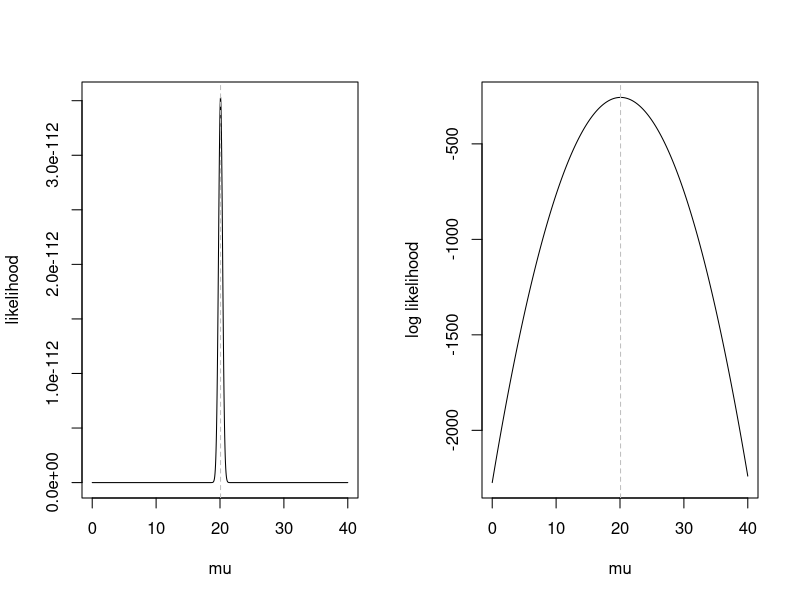
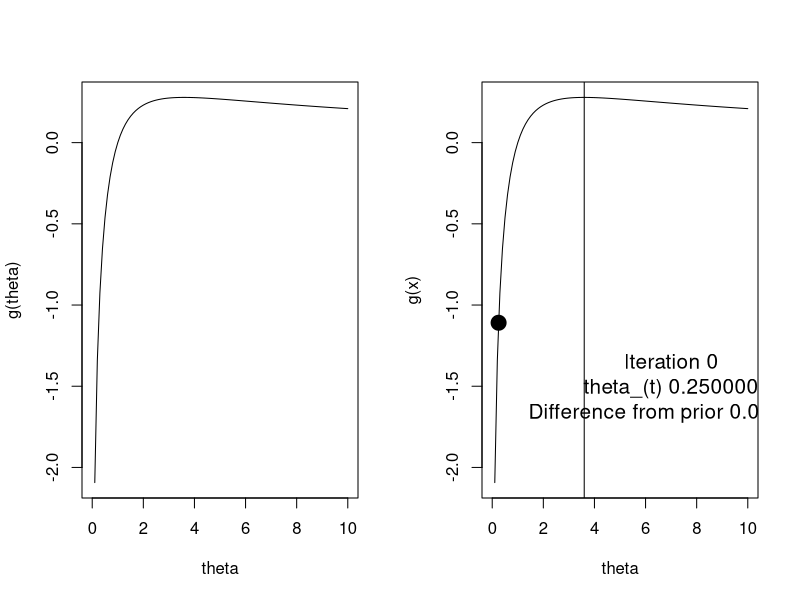
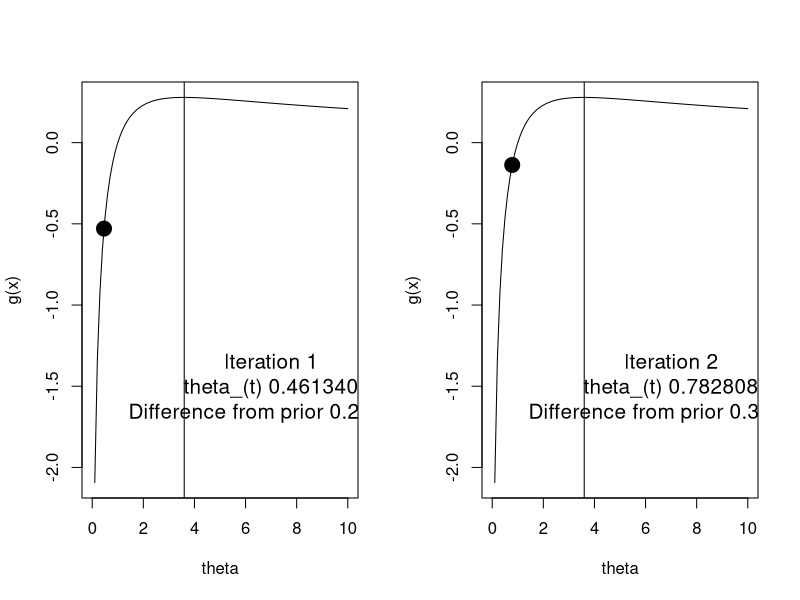
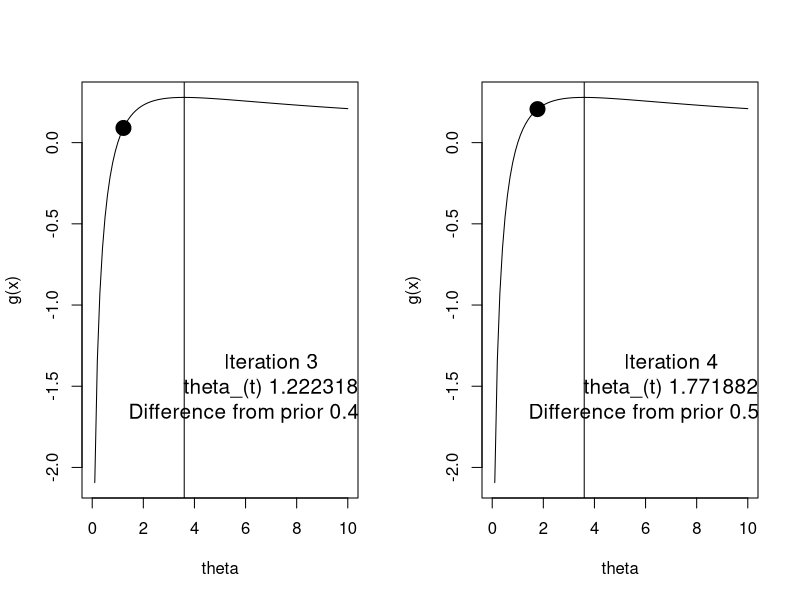
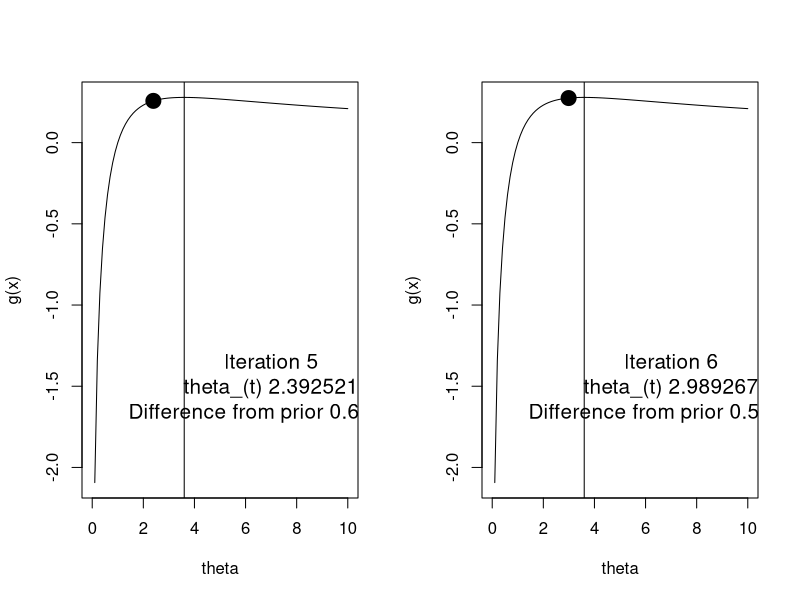
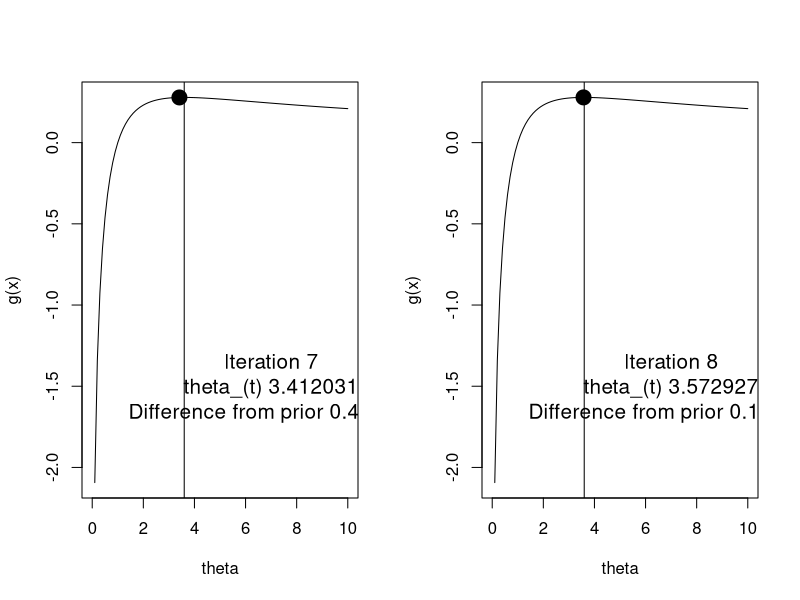
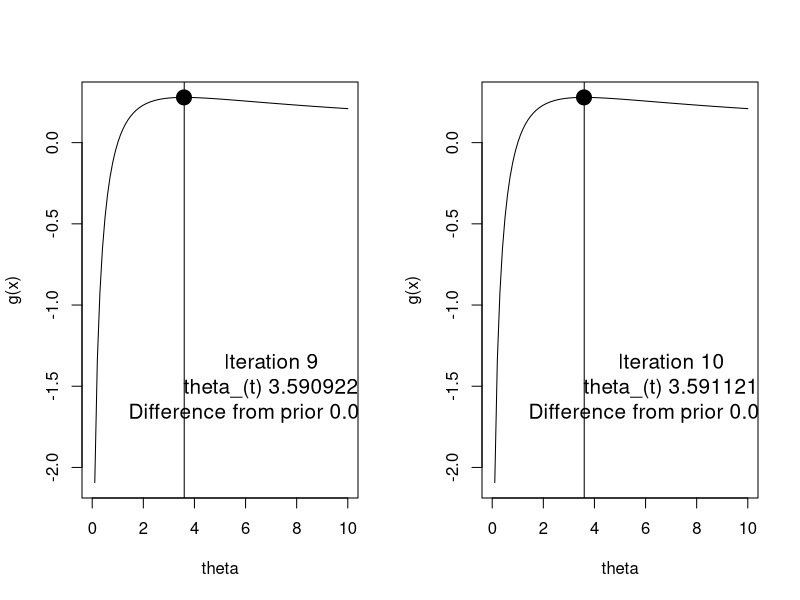
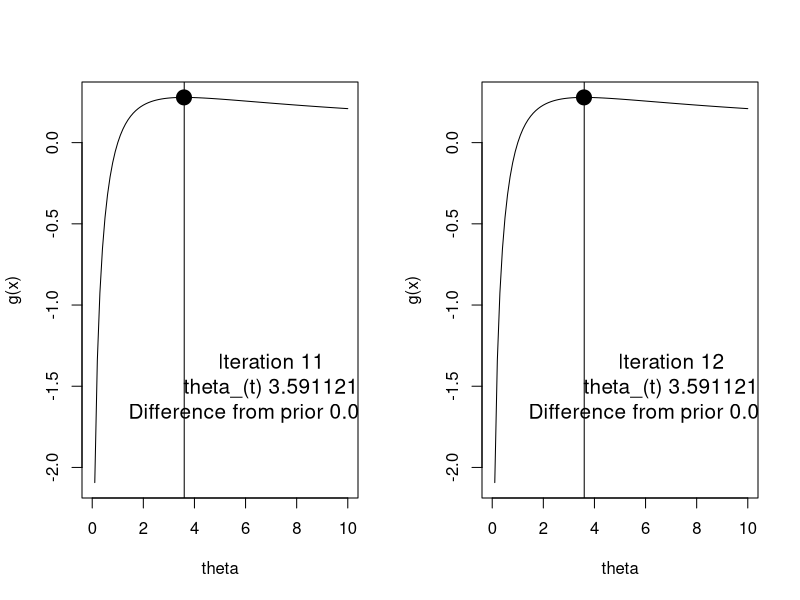

Recreate these plots in R, in order.
## ---- chunk 1
knitr::opts_chunk$set(echo = TRUE)
## ---- chunk 2
# set simulation parameters
mu = 20 
sigma2 = 10
n = 100

# generate random normally distributed samples
y = rnorm(n, mu, sd = sqrt(sigma2))

# define the likelihood function with respect to mu
lik = function(mu, sigma2, y){
 res = rep(NA, length(mu))
 for(i in 1:length(res)) res[i] = prod(dnorm(y, mu[i], sqrt(sigma2))) 
 res
}

# define the log-likelihood function with respect to mu
loglik = function(mu, sigma2, y){
 res = rep(NA, length(mu))
 for(i in 1:length(res)) res[i] = sum(dnorm(y, mu[i], sqrt(sigma2), log = T))
 res
}


# range of mu to plot over
range = seq(0, 40,,1000)

# arrange the two plots in 1 row, two columns
par(mfrow = c(1,2)) 

# likelihood plot
plot(range, lik(mu = range,sigma2 = sigma2, y = y), type = "l", ylab = "likelihood", xlab = "mu")
# vertical line at the mean of y
abline(v = mean(y), lty = 2, col = "grey") 

# log likelihood plot
plot(range, loglik(mu = range,sigma2 = sigma2, y = y), type = "l", ylab = "log likelihood", xlab = "mu")
# vertical line at the mean of y
abline(v = mean(y), lty = 2, col = "grey" ) 

# print MLE of mu, mu_hat
print(mean(y))

# print MLE of mu in linear model framework (intercept only model)
print(lm(y ~1)$coef)
## ---- chunk 3
# define function 
f1 = function(x){
  log(x)/(1+x)
}

# make a plot with this function, where the x-axis ranges from 0 to 10
plot(f1, from = 0, to = 10, ylab = "g(theta)", xlab = "theta")
## ---- chunk 4
  th = 0.25
    i = h = 0
  plot(f1, from = 0, to = 10, ylab = "g(x)", xlab = "theta")
  points(th, f1(th), pch = 19, cex = 2)
  abline(v = 3.6)
  text(x = 7, y = -1.5,labels = sprintf("Iteration %d\n theta_(t) %f \n Difference from prior %f", i, th, h), cex = 1.25)
  for(i in 1:12){
    h = ((th + 1)*(1+1/th - log(th)))/(3+4/th+1/th^2-2*log(th))
     th = th + h
     plot(f1, from = 0, to = 10, ylab = "g(x)", xlab = "theta")
     points(th, f1(th), pch = 19, cex = 2)
     abline(v = 3.6)
     text(x = 7, y = -1.5,labels = sprintf("Iteration %d\n theta_(t) %f \n Difference from prior %f", i, th, h), cex = 1.25)
  }

## ---- chunk 5
  th = 1
    i = h = 0
  plot(f1, from = 0, to = 10, ylab = "g(x)", xlab = "theta")
  points(th, f1(th), pch = 19, cex = 2)
  abline(v = 3.6)
  text(x = 7, y = -1.5,labels = sprintf("Iteration %d\n theta_(t) %f \n Difference from prior %f", i, th, h), cex = 1.25)
  for(i in 1:12){
    h = ((th + 1)*(1+1/th - log(th)))/(3+4/th+1/th^2-2*log(th))
     th = th + h
     plot(f1, from = 0, to = 10, ylab = "g(x)", xlab = "theta")
     points(th, f1(th), pch = 19, cex = 2)
     abline(v = 3.6)
     text(x = 7, y = -1.5,labels = sprintf("Iteration %d\n theta_(t) %f \n Difference from prior %f", i, th, h), cex = 1.25)
  }
## ---- chunk 6
  th = 4
  i = h = 0
  plot(f1, from = 0, to = 10, ylab = "g(x)", xlab = "theta")
  points(th, f1(th), pch = 19, cex = 2)
  abline(v = 3.6)
  text(x = 7, y = -1.5,labels = sprintf("Iteration %d\n theta_(t) %f \n Difference from prior %f", i, th, h), cex = 1.25)
     
  for(i in 1:12){
    h = ((th + 1)*(1+1/th - log(th)))/(3+4/th+1/th^2-2*log(th))
     th = th + h
     plot(f1, from = 0, to = 10, ylab = "g(x)", xlab = "theta")
     points(th, f1(th), pch = 19, cex = 2)
     abline(v = 3.6)
     text(x = 7, y = -1.5,labels = sprintf("Iteration %d\n theta_(t) %f \n Difference from prior %f", i, th, h), cex = 1.25)
  }
## ---- chunk 7
  th = 8
    i = h = 0
  plot(f1, from = 0, to = 10, ylab = "g(x)", xlab = "theta")
  points(th, f1(th), pch = 19, cex = 2)
  abline(v = 3.6)
  text(x = 7, y = -1.5,labels = sprintf("Iteration %d\n theta_(t) %f \n Difference from prior %f", i, th, h), cex = 1.25)
  for(i in 1:12){
    h = ((th + 1)*(1+1/th - log(th)))/(3+4/th+1/th^2-2*log(th))
     th = th + h
     plot(f1, from = 0, to = 10, ylab = "g(x)", xlab = "theta")
     points(th, f1(th), pch = 19, cex = 2)
     abline(v = 3.6)
     text(x = 7, y = -1.5,labels = sprintf("Iteration %d\n theta_(t) %f \n Difference from prior %f", i, th, h), cex = 1.25)
  }
